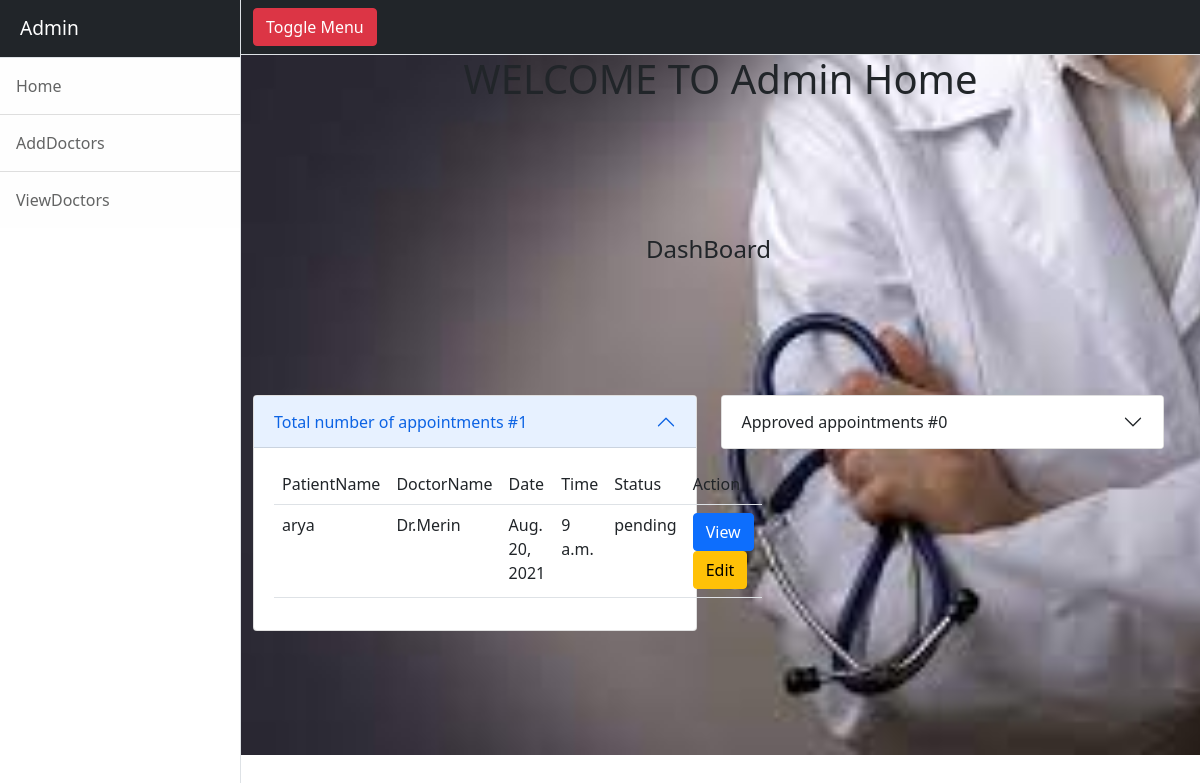
Before: /doctor/home with the older database file.
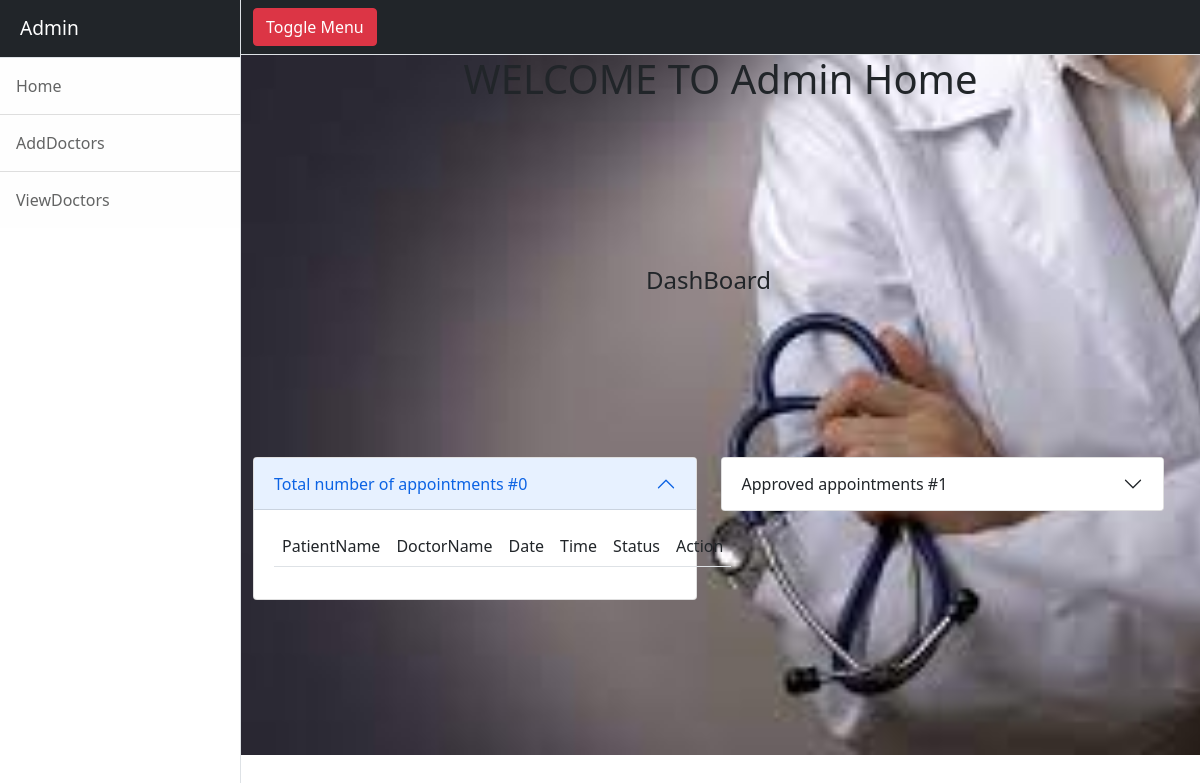
After: the same page with the newer database file.
### patient/models.py (models this page shows)
class Appointments(models.Model):
    doctor = models.ForeignKey(Doctors, on_delete=models.CASCADE)
    patient_name=models.CharField(max_length=50)
    email=models.EmailField()
    phone=models.IntegerField()
    age=models.PositiveIntegerField()
    date=models.DateField()
    time=models.TimeField()
    note=models.CharField(max_length=120)
    options = (
        ("approved", "approved"),
        ("pending", "pending"),
        ("rejected", "rejected")
    )
    status = models.CharField(max_length=120, default="pending", choices=options)
    user=models.CharField(max_length=120,default="")

### doctor/models.py (models this page shows)
class Doctors(models.Model):
    doctor_name=models.CharField(max_length=120)
    doctor_info=models.CharField(max_length=50)
    specialization=models.CharField(max_length=100)
    image=models.ImageField(upload_to="images")
    hospital_name=models.CharField(max_length=100)
    date=models.DateField()
    start_time=models.TimeField()
    end_time=models.TimeField()
    availability=models.CharField(max_length=50)

### doctor/views.py (the view)
# urls.py: path("home",views.DoctorView.as_view(),name="doctorhome"),
class DoctorView(TemplateView):
    template_name = "doctorhomepage.html"
    context={}
    def get(self, request, *args, **kwargs):
        appointments=Appointments.objects.filter(status="pending")
        self.context["appointments"]=appointments
        approvedappointments = Appointments.objects.filter(status="approved")
        self.context["approvedappointments"] = approvedappointments
        appointment_count=Appointments.objects.filter(status="pending").count()
        self.context["appointment_count"]=appointment_count
        approved_count=Appointments.objects.filter(status="approved").count()
        self.context["approved_count"]=approved_count
        return render(request,self.template_name,self.context)

### doctor/templates/doctorhomepage.html (shortened to what this page needs)
<!DOCTYPE html>
{%extends 'base.html'%}
{%block body_block%}
<div class="row home">
    <h1 class="one" style="text-align: center;">WELCOME TO Admin Home</h1>
    <div class="row"><h4 class="" style="text-align: center;">DashBoard</h4></div>
    <div class="row">
        <div class="col-6">
            <div class="accordion-item">
                <h2 class="accordion-header" id="headingOne">
                    <button class="accordion-button" type="button" data-bs-toggle="collapse"
                            data-bs-target="#collapseOne" aria-expanded="true" aria-controls="collapseOne">
                        Total number of appointments #{{appointment_count}}
                    </button>
                </h2>
                <div id="collapseOne" class="accordion-collapse collapse show" aria-labelledby="headingOne"
                     data-bs-parent="#accordionExample">
                    <div class="accordion-body">
                        <table class="table">
                            <tr>
                                <td>PatientName</td>
                                <td>DoctorName</td>
                                <td>Date</td>
                                <td>Time</td>
                                <td>Status</td>
                                <td>Action</td>
                            </tr>
                            {%for appointment in appointments%}
                            <tr>
                                <td>{{appointment.patient_name}}</td>
                                <td>{{appointment.doctor.doctor_name}}</td>
                                <td>{{appointment.date}}</td>
                                <td>{{appointment.time}}</td>
                                <td>{{appointment.status}}</td>
                                <td>
                                    <a href="{%url 'appointmentdetail' appointment.id%}" class="btn btn-primary">View</a>
                                    <a href="{%url 'updateappointment' appointment.id%}" class="btn btn-warning">Edit</a>
                                </td>
                            </tr>
                            {%endfor%}
                        </table>
                    </div>
                </div>
            </div>
        </div>
        <div class="col-6">
            <div class="accordion-item">
                <h2 class="accordion-header" id="headingTwo">
                    <button class="accordion-button collapsed" type="button" data-bs-toggle="collapse"
                            data-bs-target="#collapseTwo" aria-expanded="false" aria-controls="collapseTwo">
                        Approved appointments #{{approved_count}}
                    </button>
                </h2>
            </div>
        </div>
    </div>
</div>
{%endblock%}

### doctor/templates/base.html (shortened to what this page needs)
<!DOCTYPE html>
{% load static %}
<html lang="en">
    <head>
        <link href="{%static 'css/styles.css'%}" rel="stylesheet" />
    </head>
    <body>
        <div class="d-flex" id="wrapper">
            <div class="border-end bg-white" id="sidebar-wrapper">
                <div class="sidebar-heading border-bottom bg-dark text-white">Admin</div>
                <div class="list-group list-group-flush">
                    <a class="list-group-item list-group-item-action list-group-item-light p-3" href="{%url 'doctorhome'%}">Home</a>
                    <a class="list-group-item list-group-item-action list-group-item-light p-3" href="{%url 'adddoctors'%}">AddDoctors</a>
                    <a class="list-group-item list-group-item-action list-group-item-light p-3" href="{%url 'viewdoctors'%}">ViewDoctors</a>
                </div>
            </div>
            <div id="page-content-wrapper">
                <nav class="navbar navbar-expand-lg navbar-light bg-dark border-bottom">
                    <div class="container-fluid">
                        <button class="btn btn-danger" id="sidebarToggle">Toggle Menu</button>
                    </div>
                </nav>
                <div class="container-fluid">
                    {%block body_block%}
                    {% endblock %}
                </div>
            </div>
        </div>
    </body>
</html>

Changed rows visible on the page:
no longer on this page (row edited): Appointments: patient_name "arya", doctor.doctor_name "Dr.Merin", date "Aug. 20, 2021", time "9 a.m.", status "pending"
Other visible differences:
{{ appointment_count }}: "1" → "0"
{{ approved_count }}: "0" → "1"
